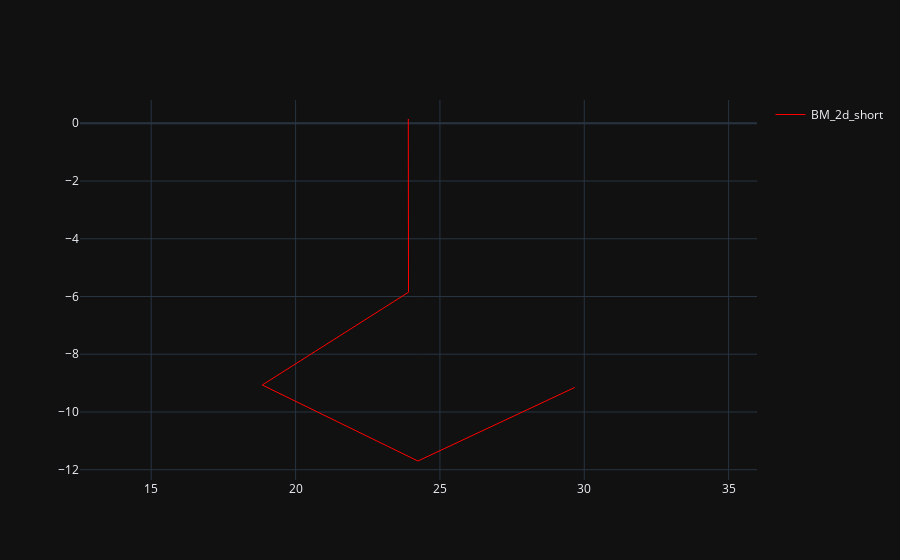

The notebook cell saved with this chart:
### Code cell
fig_2d = go.Figure()
fig_2d.add_trace(go.Scatter(   x = BM_2d_df_6_short.x_pos,
                               y = BM_2d_df_6_short.y_pos,
                               marker = dict(size = 2),
                               line = dict(color = 'red', width = 1),
                               mode = 'lines',
                               name = 'BM_2d_short',
                               showlegend = True,))
fig_2d.update_yaxes(
    scaleanchor = 'x',
    scaleratio = 1
)

fig_2d.update_layout(
    template="plotly_dark"
)
# Show the plot
fig_2d.show()

### Figure 1 — Plotly figure (JSON) as saved in the notebook; plotly's stock layout.template omitted (floating-point values rounded to 4 significant figures)
{"data": [{"line": {"color": "red", "width": 1}, "marker": {"size": 2}, "mode": "lines", "name": "BM_2d_short", "showlegend": true, "type": "scatter", "x": [23.9, 23.91, 18.85, 24.24, 29.67], "y": [0.1485, -5.851, -9.066, -11.7, -9.151]}], "layout": {"yaxis": {"scaleanchor": "x", "scaleratio": 1}}}
